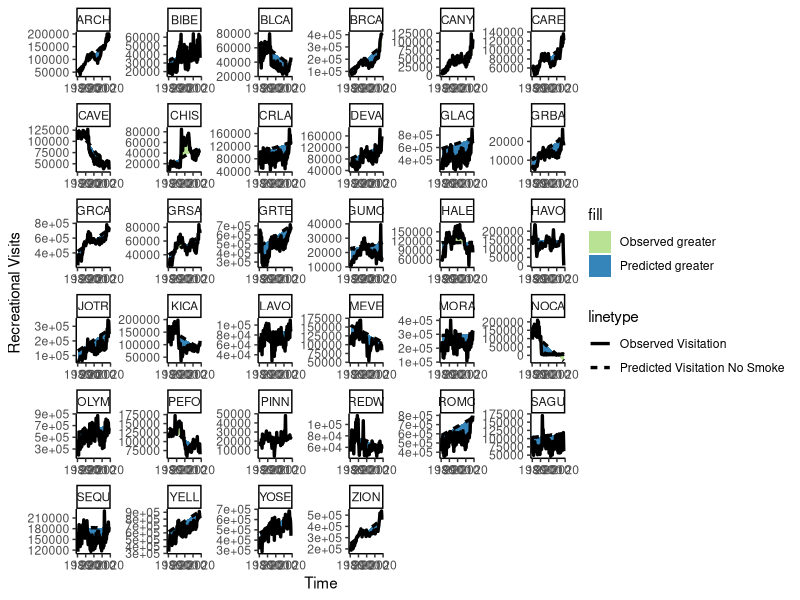
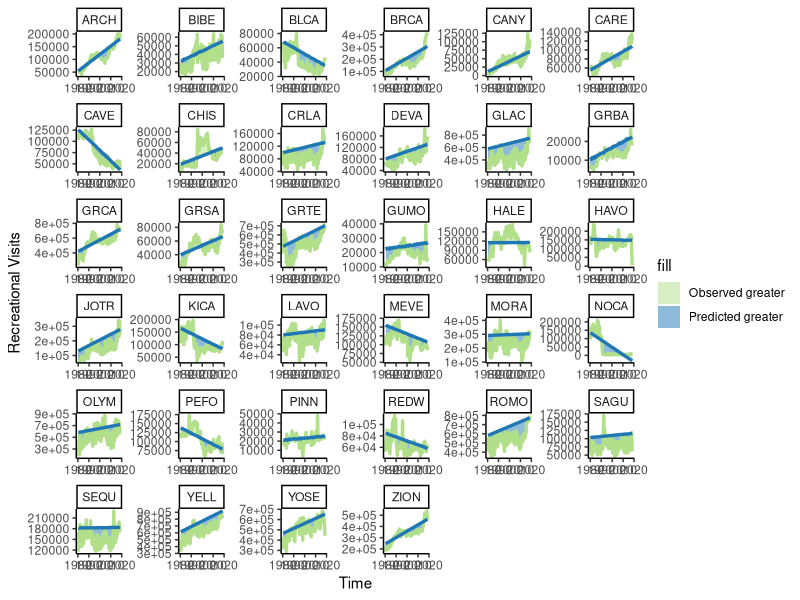
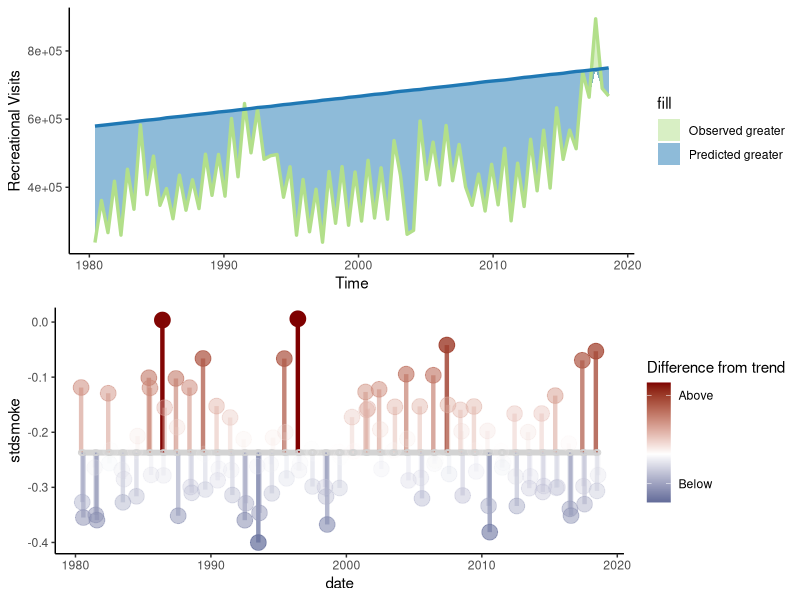
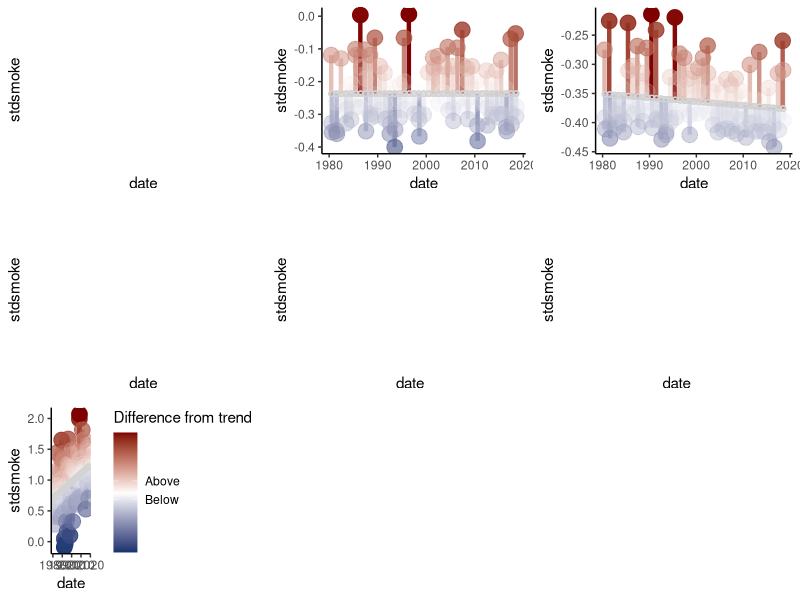
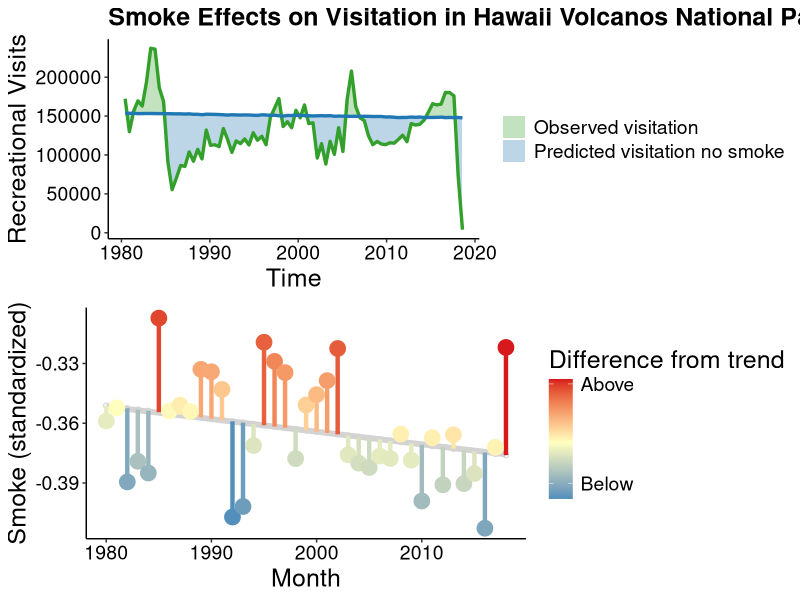
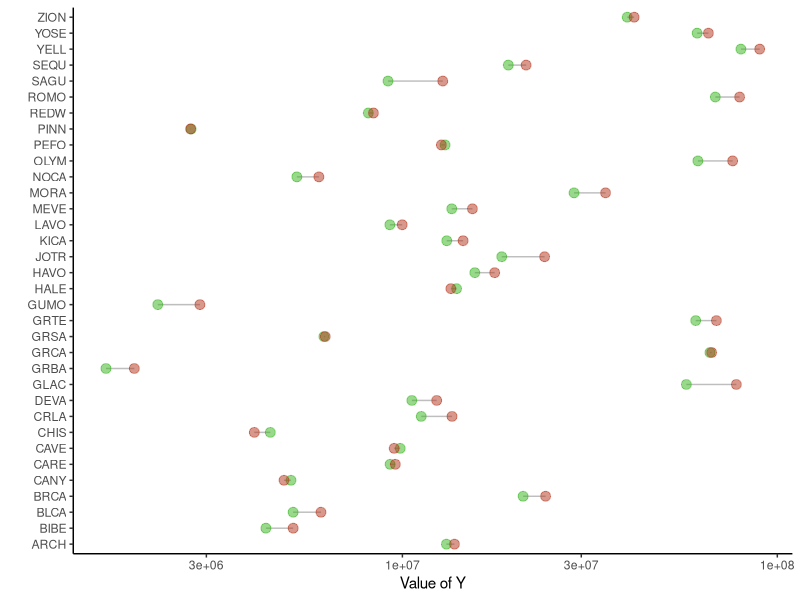
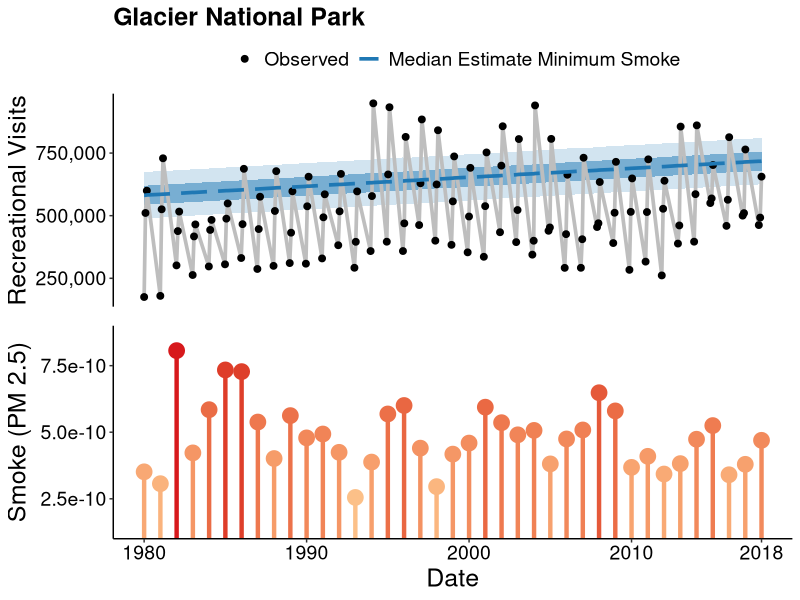

Write R code to recreate these figures, in order.
library(tidyverse)
allData<-read_csv("Data/MergedDataComplete.csv")[,-1]
predDat<-read_csv("Data/FullDataWithMinSmokePredictions.csv")[,-1]
predDat$date<-zoo::as.yearmon(predDat$date)
allData$date<-zoo::as.yearmon(paste0(allData$Month,allData$Year),"%m%Y")
allData<-allData%>% filter(SeasType =="High")
 #all sig parks
predDat.interp <- predDat %>% 
   split(.$UnitCode) %>% 
   map_df(~data.frame(UnitCode = approx(.x$date, .x$PredNoSmoke50CI, n = 80), 
                      nat = approx(.x$date, .x$RecreationVisits, n = 80), 
                      UnitCode = .x$UnitCode[1]))

cols <- c("Observed greater" = "#b2df8a", "Predicted greater" = "#1f78b4")
ggplot(predDat.interp, aes(nat.x, nat.y)) +  facet_wrap(~UnitCode,scales="free") +
  geom_ribbon(aes(ymin = nat.y, ymax = pmin(UnitCode.y, nat.y), fill = "Observed greater"),alpha=0.9) +
  geom_ribbon(aes(ymin = UnitCode.y, ymax = pmin(UnitCode.y, nat.y), fill = "Predicted greater"),alpha=0.9) +
  geom_line(aes(linetype = "Observed Visitation"),size=1.15) +
  geom_line(aes(nat.x, UnitCode.y, linetype = "Predicted Visitation No Smoke"),size=1.15) +
  scale_fill_manual(values=cols)+theme_classic()+xlab("Time")+ylab("Recreational Visits")

ggplot(predDat.interp, aes(nat.x, nat.y)) +  facet_wrap(~UnitCode,scales="free") +
  geom_ribbon(aes(ymin = nat.y, ymax = pmin(UnitCode.y, nat.y), fill = "Observed greater"),alpha=0.5) +
  geom_ribbon(aes(ymin = UnitCode.y, ymax = pmin(UnitCode.y, nat.y), fill = "Predicted greater"),alpha=0.5) +
  geom_line(color="#b2df8a",size=1.15) +
  geom_line(aes(nat.x, UnitCode.y), color="#1f78b4",size=1.15) +
  scale_fill_manual(values=cols)+theme_classic()+xlab("Time")+ylab("Recreational Visits")


#individual
cols <- c("Observed greater" = "#b2df8a", "Predicted greater" = "#1f78b4")

p1<-predDat.interp%>%filter(UnitCode == "GLAC")%>%
ggplot(., aes(nat.x, nat.y)) +  
  geom_ribbon(aes(ymin = nat.y, ymax = pmin(UnitCode.y, nat.y), fill = "Observed greater"),alpha=0.9) +
  geom_ribbon(aes(ymin = UnitCode.y, ymax = pmin(UnitCode.y, nat.y), fill = "Predicted greater"),alpha=0.9) +
  geom_line(aes(linetype = "Observed Visitation"),size=1.15) +
  geom_line(aes(nat.x, UnitCode.y, linetype = "Predicted Visitation No Smoke"),size=1.15) +
  scale_fill_manual(values=cols)+theme_classic()+xlab("Time")+ylab("Recreational Visits")


p1<-predDat.interp%>%filter(UnitCode == "GLAC")%>%
  ggplot(., aes(nat.x, nat.y)) +  
  geom_ribbon(aes(ymin = nat.y, ymax = pmin(UnitCode.y, nat.y), fill = "Observed greater"),alpha=0.5) +
  geom_ribbon(aes(ymin = UnitCode.y, ymax = pmin(UnitCode.y, nat.y), fill = "Predicted greater"),alpha=0.5) +
  geom_line(color="#b2df8a",size=1.15) +
  geom_line(aes(nat.x, UnitCode.y), color="#1f78b4",size=1.15) +
  scale_fill_manual(values=cols)+theme_classic()+xlab("Time")+ylab("Recreational Visits")


#smoke
glacdat=filter(allData,UnitCode == "GLAC")
fit<-lm(stdsmoke~date,data=glacdat)
glacdat$predsmoke<-predict(fit,date=glacdat$date)


p2<-ggplot(glacdat,aes(x=date,y=stdsmoke))+geom_smooth(se=F,method="lm", color = "lightgrey",size=2)+
    geom_segment(aes(xend = date, yend = predsmoke,alpha = abs(stdsmoke-predsmoke),color =(stdsmoke-predsmoke)),size=1.5) +
    geom_point(aes(alpha = abs(stdsmoke-predsmoke),color =(stdsmoke-predsmoke)),size=5)+
    scale_color_gradient2(low ="#08306b" , mid = "white", high = "#7f0000",name= "Difference from trend",breaks=c(0.2,-0.1),
                          labels=c("Above","Below")) + 
    #guides(color = FALSE) +
    guides(alpha = FALSE) + 
    geom_point(aes(y = predsmoke), shape = 1,color="lightgrey")+theme_classic()
   
gridExtra::grid.arrange(p1,p2,nrow=2)
                            
                            
library(lme4)                            
fits <- lmList(stdsmoke ~ date | UnitCode, data=allData) 
allData$predsmoke<-predict(fits,date=allData$date)
allData<-allData%>%filter(UnitCode %in% unique(predDat$UnitCode))


  p1<-allData%>%filter(UnitCode == "BISC")%>%
    ggplot(.,aes(x=date,y=stdsmoke,by=UnitCode))+geom_smooth(se=F,method="lm", color = "lightgrey",size=2)+
  geom_segment(aes(xend = date, yend = predsmoke,alpha = abs(stdsmoke-predsmoke),color =(stdsmoke-predsmoke)),size=1.5) +
    geom_point(aes(alpha = abs(stdsmoke-predsmoke),color =(stdsmoke-predsmoke)),size=5)+
    scale_color_gradient2(low ="#08306b" , mid = "white", high = "#7f0000",name= "Difference from trend",breaks=c(0.2,-0.1),
                          labels=c("Above","Below")) + 
    guides(color = FALSE) +
    guides(alpha = FALSE) + 
    geom_point(aes(y = predsmoke), shape = 1,color="lightgrey")+theme_classic()
  
  p2<-allData%>%filter(UnitCode == "GLAC")%>%
    ggplot(.,aes(x=date,y=stdsmoke,by=UnitCode))+geom_smooth(se=F,method="lm", color = "lightgrey",size=2)+
  geom_segment(aes(xend = date, yend = predsmoke,alpha = abs(stdsmoke-predsmoke),color =(stdsmoke-predsmoke)),size=1.5) +
    geom_point(aes(alpha = abs(stdsmoke-predsmoke),color =(stdsmoke-predsmoke)),size=5)+
    scale_color_gradient2(low ="#08306b" , mid = "white", high = "#7f0000",name= "Difference from trend",breaks=c(0.2,-0.1),
                          labels=c("Above","Below")) + 
    guides(color = FALSE) +
    guides(alpha = FALSE) + 
    geom_point(aes(y = predsmoke), shape = 1,color="lightgrey")+theme_classic()
  p3<-allData%>%filter(UnitCode == "HAVO")%>%
    ggplot(.,aes(x=date,y=stdsmoke,by=UnitCode))+geom_smooth(se=F,method="lm", color = "lightgrey",size=2)+
  geom_segment(aes(xend = date, yend = predsmoke,alpha = abs(stdsmoke-predsmoke),color =(stdsmoke-predsmoke)),size=1.5) +
    geom_point(aes(alpha = abs(stdsmoke-predsmoke),color =(stdsmoke-predsmoke)),size=5)+
    scale_color_gradient2(low ="#08306b" , mid = "white", high = "#7f0000",name= "Difference from trend",breaks=c(0.2,-0.1),
                          labels=c("Above","Below")) + 
    guides(color = FALSE) +
    guides(alpha = FALSE) + 
    geom_point(aes(y = predsmoke), shape = 1,color="lightgrey")+theme_classic()
  p4<-allData%>%filter(UnitCode == "KATM")%>%
    ggplot(.,aes(x=date,y=stdsmoke,by=UnitCode))+geom_smooth(se=F,method="lm", color = "lightgrey",size=2)+
  geom_segment(aes(xend = date, yend = predsmoke,alpha = abs(stdsmoke-predsmoke),color =(stdsmoke-predsmoke)),size=1.5) +
    geom_point(aes(alpha = abs(stdsmoke-predsmoke),color =(stdsmoke-predsmoke)),size=5)+
    scale_color_gradient2(low ="#08306b" , mid = "white", high = "#7f0000",name= "Difference from trend",breaks=c(0.2,-0.1),
                          labels=c("Above","Below")) + 
    guides(color = FALSE) +
    guides(alpha = FALSE) + 
    geom_point(aes(y = predsmoke), shape = 1,color="lightgrey")+theme_classic()
  p5<-allData%>%filter(UnitCode == "KOVA")%>%
    ggplot(.,aes(x=date,y=stdsmoke,by=UnitCode))+geom_smooth(se=F,method="lm", color = "lightgrey",size=2)+
  geom_segment(aes(xend = date, yend = predsmoke,alpha = abs(stdsmoke-predsmoke),color =(stdsmoke-predsmoke)),size=1.5) +
    geom_point(aes(alpha = abs(stdsmoke-predsmoke),color =(stdsmoke-predsmoke)),size=5)+
    scale_color_gradient2(low ="#08306b" , mid = "white", high = "#7f0000",name= "Difference from trend",breaks=c(0.2,-0.1),
                          labels=c("Above","Below")) + 
    guides(color = FALSE) +
    guides(alpha = FALSE) + 
    geom_point(aes(y = predsmoke), shape = 1,color="lightgrey")+theme_classic()
  p6<-allData%>%filter(UnitCode == "LACL")%>%
    ggplot(.,aes(x=date,y=stdsmoke,by=UnitCode))+geom_smooth(se=F,method="lm", color = "lightgrey",size=2)+
  geom_segment(aes(xend = date, yend = predsmoke,alpha = abs(stdsmoke-predsmoke),color =(stdsmoke-predsmoke)),size=1.5) +
    geom_point(aes(alpha = abs(stdsmoke-predsmoke),color =(stdsmoke-predsmoke)),size=5)+
    scale_color_gradient2(low ="#08306b" , mid = "white", high = "#7f0000",name= "Difference from trend",breaks=c(0.2,-0.1),
                          labels=c("Above","Below")) + 
    guides(color = FALSE) +
    guides(alpha = FALSE) + 
    geom_point(aes(y = predsmoke), shape = 1,color="lightgrey")+theme_classic()
  p7<-allData%>%filter(UnitCode == "SAGU")%>%
    ggplot(.,aes(x=date,y=stdsmoke,by=UnitCode))+geom_smooth(se=F,method="lm", color = "lightgrey",size=2)+
  geom_segment(aes(xend = date, yend = predsmoke,alpha = abs(stdsmoke-predsmoke),color =(stdsmoke-predsmoke)),size=1.5) +
    geom_point(aes(alpha = abs(stdsmoke-predsmoke),color =(stdsmoke-predsmoke)),size=5)+
    scale_color_gradient2(low ="#08306b" , mid = "white", high = "#7f0000",name= "Difference from trend",breaks=c(0.2,-0.1),
                          labels=c("Above","Below")) + 
    #guides(color = FALSE) +
    guides(alpha = FALSE) + 
    geom_point(aes(y = predsmoke), shape = 1,color="lightgrey")+theme_classic()
  
  gridExtra::grid.arrange(p1,p2,p3,p4,p5,p6,p7,nrow=3)

  
  ##HAVO Good Example
  cols <- c("Observed visitation" = "#33a02c", "Predicted visitation no smoke" = "#1f78b4")
  
  mytheme<- theme(panel.grid.major = element_blank(), panel.grid.minor = element_blank(),
                  plot.title = element_text( size=18, color="black",face="bold"),
                  axis.title.x = element_text( size=18),
                  axis.title.y = element_text( size=18),
                  axis.text=(element_text(color="black", size=14)),
                  legend.title = element_text(colour="black", size=18),
                  legend.text = element_text( size = 14))
  
  p1<-predDat.interp%>%filter(UnitCode == "HAVO")%>%
    ggplot(., aes(nat.x, nat.y)) +  
    geom_ribbon(aes(ymin = nat.y, ymax = pmin(UnitCode.y, nat.y), fill = "Observed visitation"),alpha=0.3) +
    geom_ribbon(aes(ymin = UnitCode.y, ymax = pmin(UnitCode.y, nat.y), fill = "Predicted visitation no smoke"),alpha=0.3) +
    geom_line(color="#33a02c",size=1.15) +
    geom_line(aes(nat.x, UnitCode.y), color="#1f78b4",size=1.15) +
    scale_fill_manual(values=cols,name=NULL)+theme_classic()+xlab("Time")+ylab("Recreational Visits")+
    ggtitle("Smoke Effects on Visitation in Hawaii Volcanos National Park")+mytheme
  
  
  p2<-allData%>%filter(UnitCode == "HAVO")%>%group_by(Year)%>%
    summarise(meansmoke=mean(stdsmoke),meanpredsmoke=mean(predsmoke))%>%
    ggplot(.,aes(x=Year,y=meansmoke))+geom_smooth(se=F,method="lm", color = "lightgrey",size=2)+
    geom_point(aes(y = meanpredsmoke), shape = 1,color="lightgrey")+
    geom_segment(aes(xend = Year, yend = meanpredsmoke,color =(meansmoke-meanpredsmoke)),size=1.5) +
    geom_point(aes(color =(meansmoke-meanpredsmoke)),size=5)+
    scale_color_gradient2(low ="#2b83ba" , mid = "#ffffbf", high = "#d7191c",name= "Difference from trend",breaks=c(0.050,-0.035),
                          labels=c("Above","Below")
    ) + 
    #guides(color = FALSE) +
    guides(alpha = FALSE) + 
    theme_classic()+xlab("Month")+
    ylab("Smoke (standardized)")+mytheme
   
  gridExtra::grid.arrange(p1,p2,nrow=2)
  
  
  
  
  
  
  
  
  ##Lolipops  ...
  predDat%>%group_by(UnitCode)%>%
    summarise(totrec=sum(RecreationVisits),totpred=sum(PredNoSmoke50CI))%>%
  ggplot(.) +
    geom_segment( aes(x=UnitCode, xend=UnitCode, y=totrec, yend=totpred), color="grey") +
    geom_point( aes(x=UnitCode, y=totrec), color=rgb(0.2,0.7,0.1,0.5), size=3 ) +
    geom_point( aes(x=UnitCode, y=totpred), color=rgb(0.7,0.2,0.1,0.5), size=3 ) +
    coord_flip()+scale_y_log10()+
    theme_classic() +
    theme(
      legend.position = "none",
    ) +
    xlab("") +
    ylab("Value of Y")
  
  
  
  
  
  
  ## 
  
  p1<-predDat%>%filter(UnitCode == "OLYM")%>%
    ggplot(.,aes(x=date))+
    geom_ribbon(aes(ymin=PredNoSmoke5CI, ymax=PredNoSmoke95CI),fill="#1f78b4",alpha=0.2)+
    geom_ribbon(aes(ymin=PredNoSmoke25CI, ymax=PredNoSmoke75CI),fill="#1f78b4",alpha=0.5)+
    geom_line(aes(y=RecreationVisits,color="grey"),size=1.25)+
    geom_point(aes(y=RecreationVisits,color="black"),size=2)+
    geom_line(aes(y=PredNoSmoke50CI,color="#1f78b4"),linetype="longdash",size=1.25)+theme_classic()+
    mytheme + scale_y_continuous(name="Recreational Visits", labels = scales::comma)+
    scale_x_continuous(name="Date",breaks=c(1980,1990,2000,2010,2018))+
    scale_color_identity(name = "",
                         breaks = c("black", "#1f78b4"),
                         labels = c("Observed", "Median Estimate Minimum Smoke"),
                         guide = "legend")+ggtitle("Glacier National Park")+theme(legend.position="top")+
    theme(axis.title.x=element_blank(),
          axis.text.x=element_blank(),
          axis.ticks.x=element_blank(),
          axis.line.x = element_blank())


  
  
p2<-predDat%>%filter(UnitCode == "OLYM")%>%group_by(Year)%>%
    summarise(meansmoke=mean(Smoke))%>%
    ggplot(.,aes(x=Year,y=meansmoke))+
    geom_segment(aes(xend = Year, yend = 1e-10,color =(meansmoke)),size=1.5) +
    geom_point(aes(color =(meansmoke)),size=5)+
    scale_color_gradient2(low ="#2b83ba" , mid = "#ffffbf", high = "#d7191c",name= "Difference from trend",breaks=c(0.050,-0.035),
                          labels=c("Above","Below")
    ) + 
    #guides(color = FALSE) +
    guides(alpha = FALSE) + 
    theme_classic()+  scale_x_continuous(name="Date",breaks=c(1980,1990,2000,2010,2018))+
   scale_y_continuous(name="Smoke (PM 2.5)",expand = c(0, 0), limits = c(1e-10, 9e-10))+mytheme
  

gA <- ggplotGrob(p1)
gB <- ggplotGrob(p2)
grid::grid.newpage()
grid::grid.draw(rbind(gA, gB))
